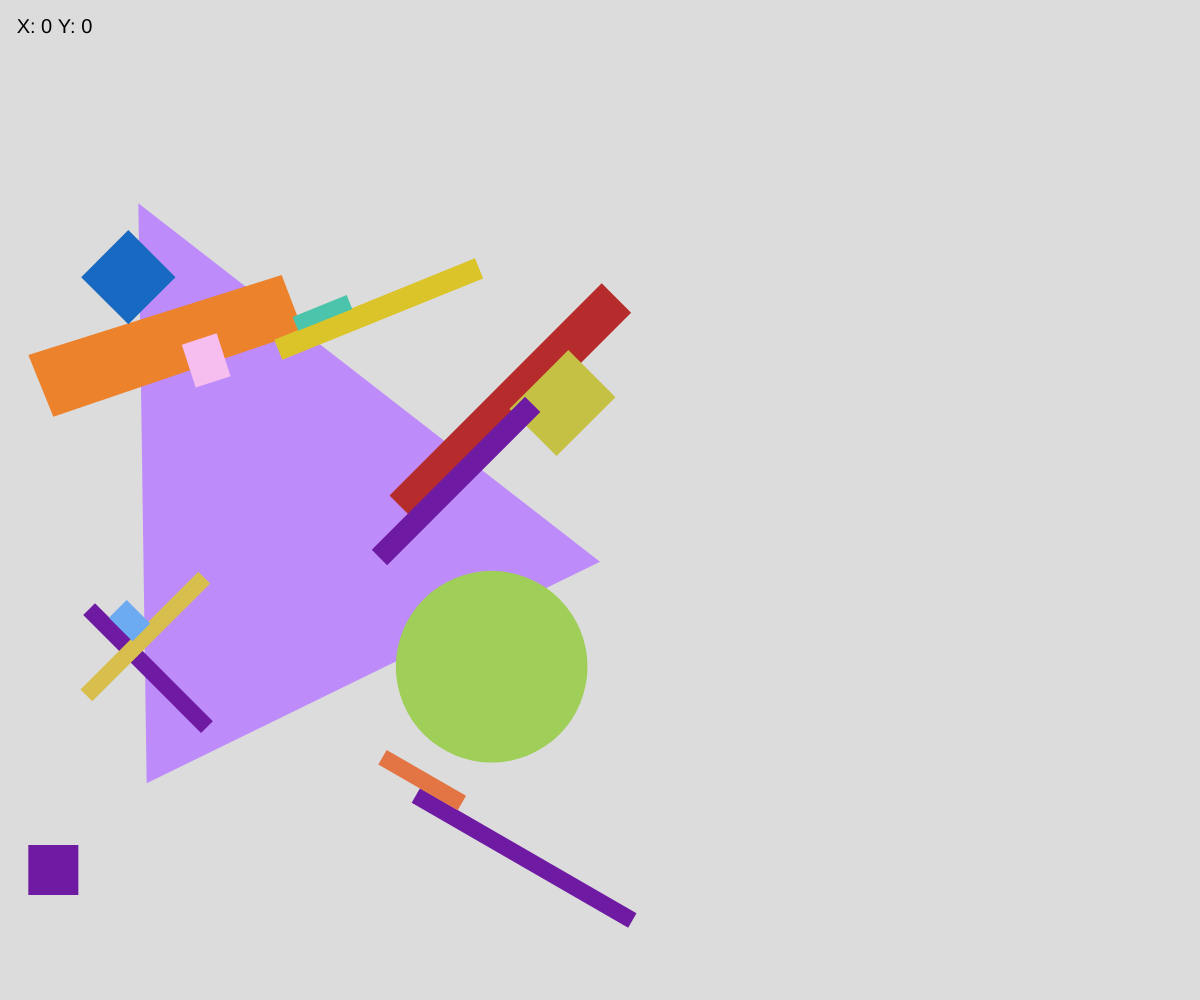
Frame 1 (no input)
Frame 60 (no input): identical to frame 1, image omitted
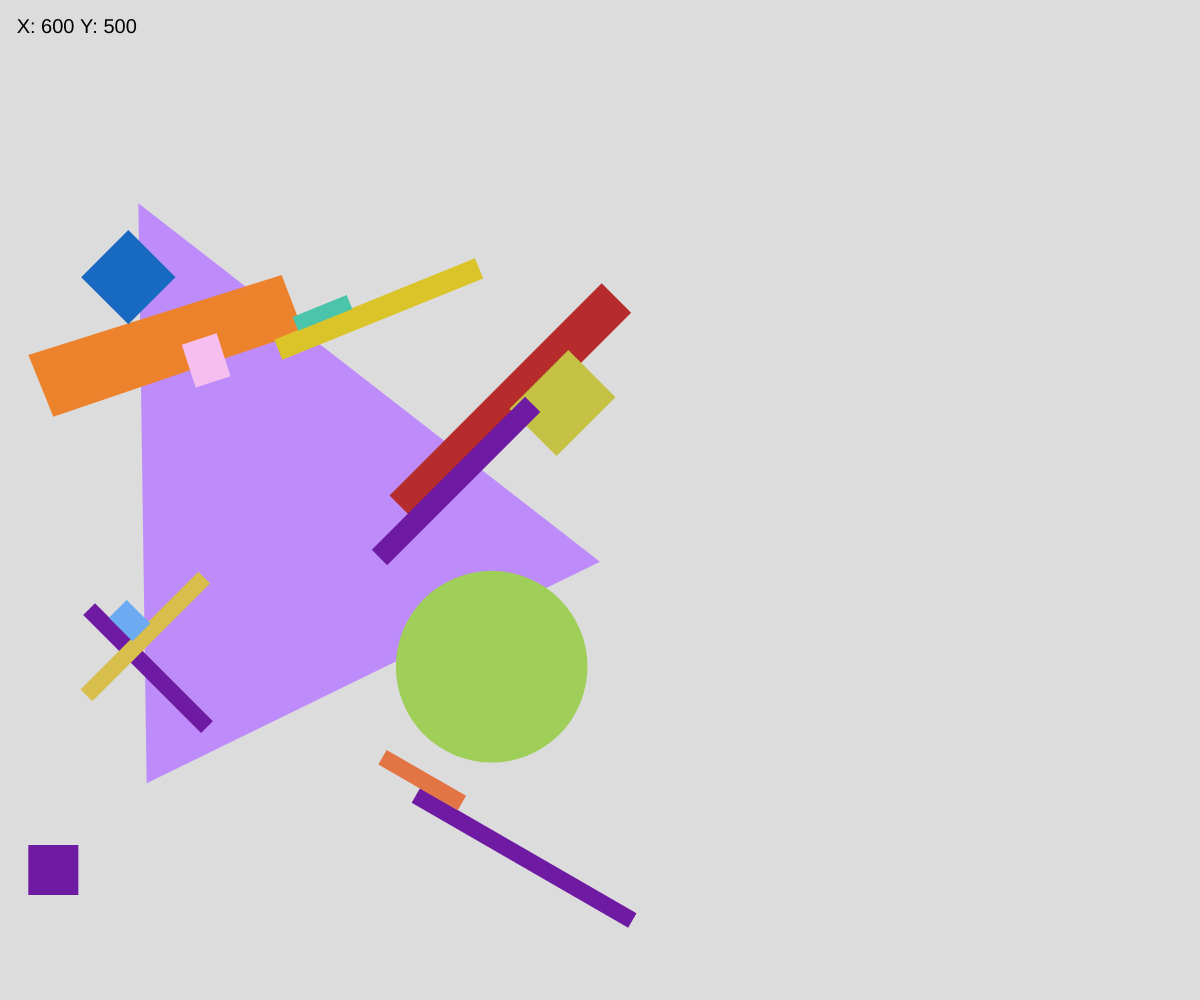
Frame 120 (the mouse pressed at the canvas centre since frame 60)

The p5.js sketch that drew these frames (run headless with seeded random() and noise() and a simulated clock; from frame 60 on, the mouse is pressed at the canvas centre):

// p5.js sketch
// ── sketch.js

function setup() {
  createCanvas(windowWidth, windowHeight);

  background(27,20,216); // for color picker
  //  "rgb(0,0,0)"
}

  function draw() {
    let scaleFactor=height/600;
    scale(scaleFactor);

    
    background(220); // for some reason 
    // cant see coordinates unless background 220
  
  fill(0);
  text("X: " + mouseX + " Y: " + mouseY, 10, 20);

   
    fill("rgba(190, 140, 250, 1)");
    noStroke()
    triangle(88, 470, 83, 122, 360, 337);

    fill("rgba(159, 206, 89, 1)");
    circle(295,400,115)
   
    fill("rgba(236, 130, 44, 1)");
  beginShape(); // start the list of vertices
	vertex(32,250); 
	vertex(182,199);
	vertex(169,165);
	vertex(17,213); 
	endShape(); // end the list of vertices

fill("rgba(111, 26, 163, 1)");
  rect(17, 507, 30, 30);


// would this be situation to use push/pop (below)?
push();

  fill("rgba(23, 105, 193, 1)");
  translate(77, 138); // Move origin to (48, 163)
  rotate(PI / 4); // Rotate 45 degrees (PI/4 radians)
  rect(0, 0, 40, 40); // Draw square from origin
pop();

push();
  fill("rgba(111, 26, 163, 1)");
translate(57, 362); // Move origin to those coordinates
  rotate(PI / 4); // Rotate 45 degrees (PI/4 radians)
  rect(0, 0, 100, 10); // Draw square from origin
pop();

push();
fill("rgba(216, 191, 77, 1)");
translate(119, 343); // Move origin to those coordinates
  rotate(PI / 4); // Rotate 45 degrees (PI/4 radians)
  rect(0, 0, 10, 100); // Draw square from origin  
pop();

push();
 
  fill("rgba(108, 170, 241, 1)");
  translate(76, 360); // Move origin 
  rotate(PI / 4); // Rotate 45 degrees (PI/4 radians)
  rect(0, 0, 20, 15); // Draw square from origin
pop();

push();
 
  fill("rgba(246, 190, 238, 1)");
  translate(130, 200); // Move origin 
  rotate(PI / 2.5); // Rotate 45 degrees (PI/4 radians)
  rect(0, 0, 27, 22); // Draw square from origin
  // need to figure out why I can't use angleMode(DEGREES)
  //without everything moving despite push/pop
pop();

push();
fill("rgba(111, 26, 163, 1)");
translate(252, 473); // Move origin to those coordinates
  rotate(PI / 6); // Rotate 45 degrees (PI/4 radians)
  rect(0, 0, 150, 10); // Draw square from origin
pop();

push();
  fill("rgba(227, 116, 68, 1)");
translate(232, 450); // Move origin to those coordinates
  rotate(PI / 6); // Rotate 45 degrees (PI/4 radians)
  rect(0, 0, 55, 10); // Draw square from origin
pop();

push();
  fill("rgba(182, 43, 43, 1)");
translate(361, 170); // Move origin to those coordinates
  rotate(PI / 4); // Rotate 45 degrees (PI/4 radians)
  rect(0, 0, 25, 180); // Draw square from origin
pop();

push();
  fill("rgba(197, 193, 68, 1)");
translate(341, 210); // Move origin to those coordinates
  rotate(PI / 4); // Rotate 45 degrees (PI/4 radians)
  rect(0, 0, 40, 50); // Draw square from origin
pop();

push();
  fill("rgba(111, 26, 163, 1)");
translate(315, 238); // Move origin to those coordinates
  rotate(PI / 4); // Rotate 45 degrees (PI/4 radians)
  rect(0, 0, 13, 130); // Draw square from origin
pop();

push();
  fill("rgba(219, 195, 42, 1)");
translate(285, 155); // Move origin to those coordinates
  rotate(PI / 2.65); // Rotate 45 degrees (PI/4 radians)
  rect(0, 0, 13, 130); // Draw square from origin
pop();

push();
  fill("rgba(74, 197, 172, 1)");
translate(208, 177); // Move origin to those coordinates
  rotate(PI / 2.65); // Rotate 45 degrees (PI/4 radians)
  rect(0, 0, 9, 35); // Draw square from origin
pop();

}
